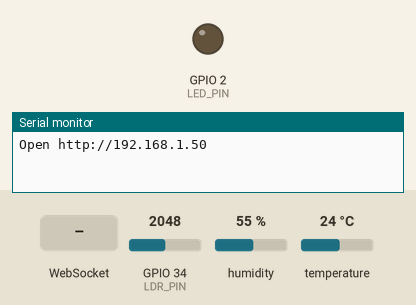
Recording of a sketch running on a simulated ESP32. On the bench: output pins drawn as LEDs (lit = HIGH), the last lines printed to the serial monitor. The test bench sets the inputs (shaded band); at power-on: GPIO 34 (LDR_PIN) = 2048, humidity 55 %, temperature 24 °C. WiFi joins after 1.5 s; servers stay silent unless stated.

Above: at 2.7 s.
2.8 s: WebSocket text "toggle" received
At 4.2 s:
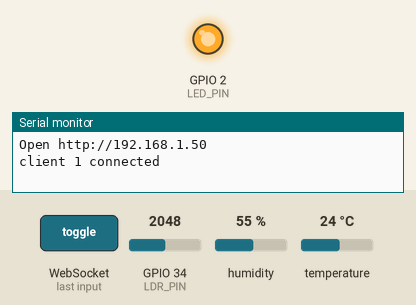
Timing chart, 0 to 5.8 s (numbered marks = the images above; inputs shaded):
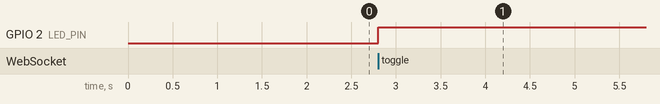

Measured:
- after the input at 2.8 s, GPIO 2 (LED_PIN): LOW → HIGH at once

The sketch:

esp32_websocket_dashboard.ino
```cpp
// ESP32 Arduino sketch that reads a KY-018 photoresistor and DHT11 sensor, hosts a single-page web dashboard from flash, and streams sensor values over a WebSocket while handling LED toggle commands.
//
// Full tutorial: https://shillehtek.com/blogs/news/esp32-websocket-dashboard-live-sensor-chart
// Parts used: https://shillehtek.com/products/esp32-dev-board-cp2102-type-c-4mb
//             https://shillehtek.com/products/photoresistor-light-sensor-ky-018-arduino-esp32
//             https://shillehtek.com/products/shillehtek-dht11-with-cables
// More examples: https://github.com/shillehbean/shillehtek-examples
//

#include <WiFi.h>
#include <AsyncTCP.h>
#include <ESPAsyncWebServer.h>
#include <DHT.h>

const char* SSID = "YourNetwork";
const char* PASS = "YourPassword";
const int LDR_PIN = 34, LED_PIN = 2;
DHT dht(4, DHT11);
AsyncWebServer server(80);
AsyncWebSocket ws("/ws");

// The whole web page lives in flash. No external files, no CDN.
const char PAGE[] PROGMEM = R"rawliteral(
<!DOCTYPE html><html><head><meta name="viewport" content="width=device-width,initial-scale=1">
<title>ESP32 Live</title>
<style>body{font-family:sans-serif;background:#111;color:#eee;text-align:center;margin:0;padding:16px}
.v{font-size:2em;margin:0 8px}canvas{width:100%;max-width:640px;background:#222;border-radius:8px}
button{font-size:1.1em;padding:10px 24px;border:0;border-radius:6px;background:#2a7;color:#fff}</style></head>
<body><h2>ESP32 Live Dashboard</h2>
<div>Light <span class="v" id="L">--</span> Temp <span class="v" id="T">--</span>C  Hum <span class="v" id="H">--</span>%</div>
<canvas id="c" width="640" height="200"></canvas>
<button onclick="ws.send('toggle')">Toggle LED</button>
<script>
const c=document.getElementById('c'),g=c.getContext('2d'),hist=[];
const ws=new WebSocket('ws://'+location.host+'/ws');
ws.onmessage=e=>{const d=JSON.parse(e.data);
  document.getElementById('L').textContent=d.light;
  document.getElementById('T').textContent=d.temp.toFixed(1);
  document.getElementById('H').textContent=d.hum.toFixed(0);
  hist.push(d.light); if(hist.length>128) hist.shift(); draw();};
function draw(){g.clearRect(0,0,640,200);g.strokeStyle='#2a7';g.lineWidth=2;g.beginPath();
  hist.forEach((v,i)=>{const x=i*5,y=195-v/4095*190; i?g.lineTo(x,y):g.moveTo(x,y);});g.stroke();}
</script></body></html>)rawliteral";

void onWsEvent(AsyncWebSocket* s, AsyncWebSocketClient* client, AwsEventType type,
               void* arg, uint8_t* data, size_t len) {
  if (type == WS_EVT_CONNECT) Serial.printf("client %u connected\n", client->id());
  if (type == WS_EVT_DATA) {                                  // a message from the browser
    String msg; for (size_t i = 0; i < len; i++) msg += (char)data[i];
    if (msg == "toggle") digitalWrite(LED_PIN, !digitalRead(LED_PIN));
  }
}

void setup() {
  Serial.begin(115200);
  pinMode(LED_PIN, OUTPUT); dht.begin();
  WiFi.begin(SSID, PASS);
  while (WiFi.status() != WL_CONNECTED) delay(250);
  Serial.println("Open http://" + WiFi.localIP().toString());
  ws.onEvent(onWsEvent);
  server.addHandler(&ws);
  server.on("/", HTTP_GET, [](AsyncWebServerRequest* r) { r->send(200, "text/html", PAGE); });
  server.begin();
}

void loop() {
  static unsigned long last = 0; static int tick = 0; static float t = 0, h = 0;
  if (millis() - last >= 500) {                               // push twice a second
    last = millis();
    if (++tick % 4 == 0) {                                    // DHT11 only every 2 s
      float nt = dht.readTemperature(), nh = dht.readHumidity();
      if (!isnan(nt)) { t = nt; h = nh; }
    }
    int light = analogRead(LDR_PIN);                          // 0..4095
    String json = "{\"light\":" + String(light) + ",\"temp\":" + String(t, 1) + ",\"hum\":" + String(h, 0) + "}";
    ws.textAll(json);                                         // to every connected browser
    ws.cleanupClients();
  }
}
```
